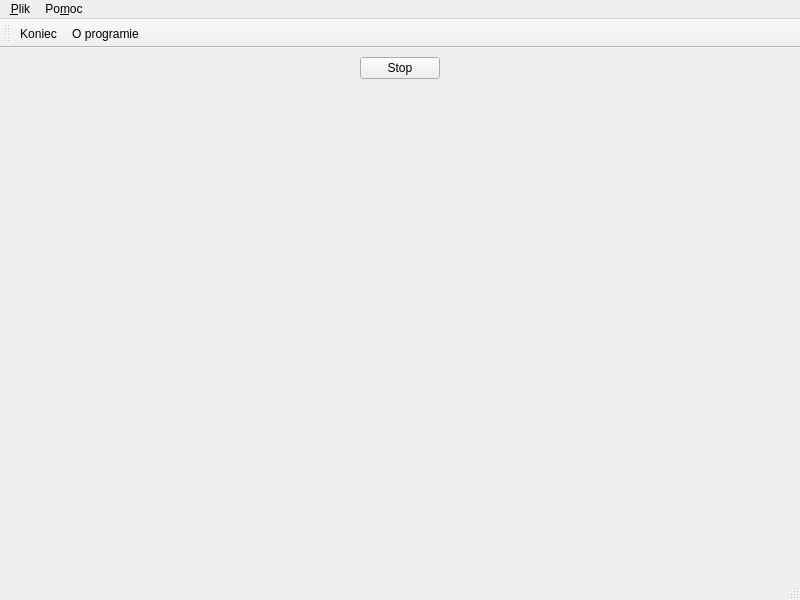
<?xml version="1.0" encoding="UTF-8"?>
<ui version="4.0">
 <class>MainWindow</class>
 <widget class="QMainWindow" name="MainWindow">
  <property name="geometry">
   <rect>
    <x>0</x>
    <y>0</y>
    <width>800</width>
    <height>600</height>
   </rect>
  </property>
  <property name="windowTitle">
   <string>MainWindow</string>
  </property>
  <widget class="QWidget" name="centralwidget">
   <layout class="QVBoxLayout" name="verticalLayout">
    <item>
     <layout class="QHBoxLayout" name="horizontalLayout">
      <item>
       <spacer name="horizontalSpacer">
        <property name="orientation">
         <enum>Qt::Horizontal</enum>
        </property>
        <property name="sizeHint" stdset="0">
         <size>
          <width>40</width>
          <height>20</height>
         </size>
        </property>
       </spacer>
      </item>
      <item>
       <widget class="QPushButton" name="przycisk">
        <property name="toolTip">
         <string>Włącz lub wyłącz animację</string>
        </property>
        <property name="text">
         <string>Stop</string>
        </property>
       </widget>
      </item>
      <item>
       <spacer name="horizontalSpacer_2">
        <property name="orientation">
         <enum>Qt::Horizontal</enum>
        </property>
        <property name="sizeHint" stdset="0">
         <size>
          <width>40</width>
          <height>20</height>
         </size>
        </property>
       </spacer>
      </item>
     </layout>
    </item>
    <item>
     <widget class="MyWidget" name="widget" native="true">
      <property name="sizePolicy">
       <sizepolicy hsizetype="Preferred" vsizetype="MinimumExpanding">
        <horstretch>0</horstretch>
        <verstretch>0</verstretch>
       </sizepolicy>
      </property>
     </widget>
    </item>
   </layout>
  </widget>
  <widget class="QMenuBar" name="menubar">
   <property name="geometry">
    <rect>
     <x>0</x>
     <y>0</y>
     <width>800</width>
     <height>21</height>
    </rect>
   </property>
   <widget class="QMenu" name="menu_Plik">
    <property name="title">
     <string>&amp;Plik</string>
    </property>
    <addaction name="action_Koniec"/>
   </widget>
   <widget class="QMenu" name="menuPo_moc">
    <property name="title">
     <string>Po&amp;moc</string>
    </property>
    <addaction name="action_O_programie"/>
   </widget>
   <addaction name="menu_Plik"/>
   <addaction name="menuPo_moc"/>
  </widget>
  <widget class="QStatusBar" name="statusbar"/>
  <widget class="QToolBar" name="toolBar">
   <property name="windowTitle">
    <string>toolBar</string>
   </property>
   <attribute name="toolBarArea">
    <enum>TopToolBarArea</enum>
   </attribute>
   <attribute name="toolBarBreak">
    <bool>false</bool>
   </attribute>
   <addaction name="action_Koniec"/>
   <addaction name="action_O_programie"/>
  </widget>
  <action name="action_Koniec">
   <property name="text">
    <string>&amp;Koniec</string>
   </property>
   <property name="shortcut">
    <string>Ctrl+Q</string>
   </property>
  </action>
  <action name="action_O_programie">
   <property name="text">
    <string>&amp;O programie</string>
   </property>
  </action>
 </widget>
 <customwidgets>
  <customwidget>
   <class>MyWidget</class>
   <extends>QWidget</extends>
   <header>my_widget.h</header>
   <container>1</container>
   <slots>
    <slot>toggle_animation()</slot>
   </slots>
  </customwidget>
 </customwidgets>
 <resources/>
 <connections>
  <connection>
   <sender>przycisk</sender>
   <signal>clicked()</signal>
   <receiver>widget</receiver>
   <slot>toggle_animation()</slot>
   <hints>
    <hint type="sourcelabel">
     <x>400</x>
     <y>52</y>
    </hint>
    <hint type="destinationlabel">
     <x>256</x>
     <y>107</y>
    </hint>
   </hints>
  </connection>
 </connections>
</ui>
